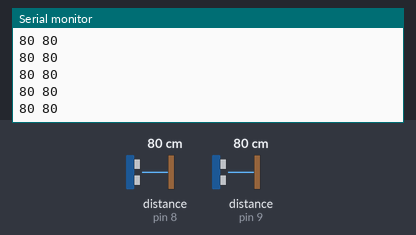
Bench run of a sketch on a simulated Arduino Uno, built with avr-gcc and run on an emulated ATmega328P. Parts: the last lines printed to the serial monitor. Wiring (inferred from the names in the program): 2 × ultrasonic range finder: trigger pin 8, echo pin 8 / trigger pin 9, echo pin 9. The test bench sets the inputs (shaded band); at power-on: distance to the obstacle (sensors on pin 8, pin 9) 80 cm. The echo pulse lasts 58.3 µs per cm.

Above: at 1.2 s.
1.3 s: distance to the obstacle (sensor on pin 8) set to 2 cm
At 2.0 s:
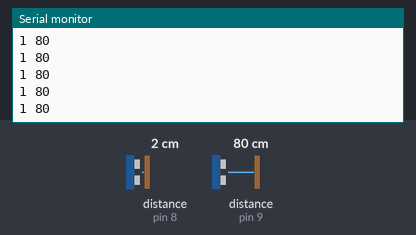
2.8 s: distance to the obstacle (sensor on pin 9) set to 2 cm
At 3.6 s:
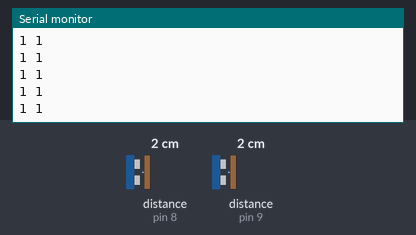
5.8 s: distance to the obstacle (sensor on pin 8) set to 4 cm
At 6.3 s:
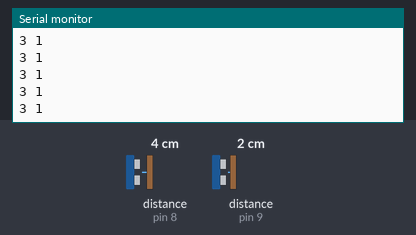
7.3 s: distance to the obstacle (sensor on pin 9) set to 4 cm
At 8.2 s:
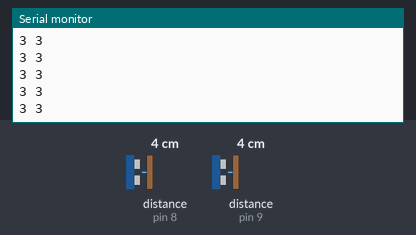
Timing chart, 0 to 9.8 s (numbered marks = the images above; inputs shaded):
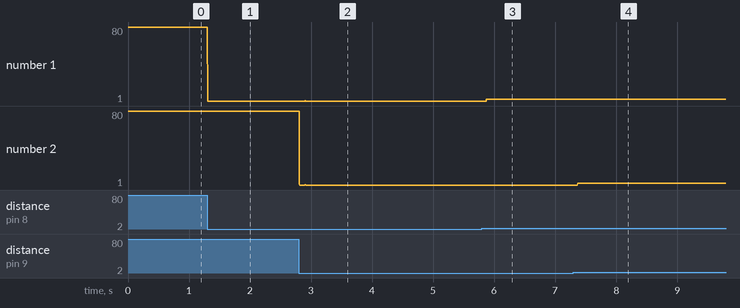

Measured:
- after the input at 1.3 s, the serial monitor: prints a new line at once (image 1)
- after the input at 2.8 s, the serial monitor: prints a new line at once (image 2)
- after the input at 5.8 s, the serial monitor: prints a new line after 0.07 s (image 3)
- after the input at 7.3 s, the serial monitor: prints a new line after 0.07 s (image 4)
- plotted number 1: 80 → 1 after the input at 1.3 s, 1 → 3 after the input at 5.8 s

The sketch:

lib_ping.ino
```cpp
const int pingPin1 = 8;
const int pingPin2 = 9;

void setup() {
  Serial.begin(9600);
}

long duration1, duration2, inches, cm1, cm2;

void loop()
{
  long data1 = ping1();
  Serial.print(data1);
  Serial.print(" ");
  long data2 = ping2();
  Serial.println(data2);
//  if(data1 < data2){
//    Serial.println("kiri < kanan");
//  }else {
//    Serial.println("kanan < kiri");
//  }
//  delay(10);
}

long ping1() {
    pinMode(pingPin1, OUTPUT);
    digitalWrite(pingPin1, LOW);
    delayMicroseconds(2);
    digitalWrite(pingPin1, HIGH);
    delayMicroseconds(5);
    digitalWrite(pingPin1, LOW);

    pinMode(pingPin1, INPUT);
    duration1 = pulseIn(pingPin1, HIGH);
    cm1 = microsecondsToCentimeters1(duration1);
    return cm1;
}

long ping2() {
    pinMode(pingPin2, OUTPUT);
    digitalWrite(pingPin2, LOW);
    delayMicroseconds(2);
    digitalWrite(pingPin2, HIGH);
    delayMicroseconds(5);
    digitalWrite(pingPin2, LOW);

    pinMode(pingPin2, INPUT);
    duration2 = pulseIn(pingPin2, HIGH);
    cm2 = microsecondsToCentimeters2(duration2);
    return cm2;
}

long microsecondsToCentimeters1(long microseconds1)
{
  return microseconds1 / 29 / 2;
}
long microsecondsToCentimeters2(long microseconds2)
{
  return microseconds2 / 29 / 2;
}
```
